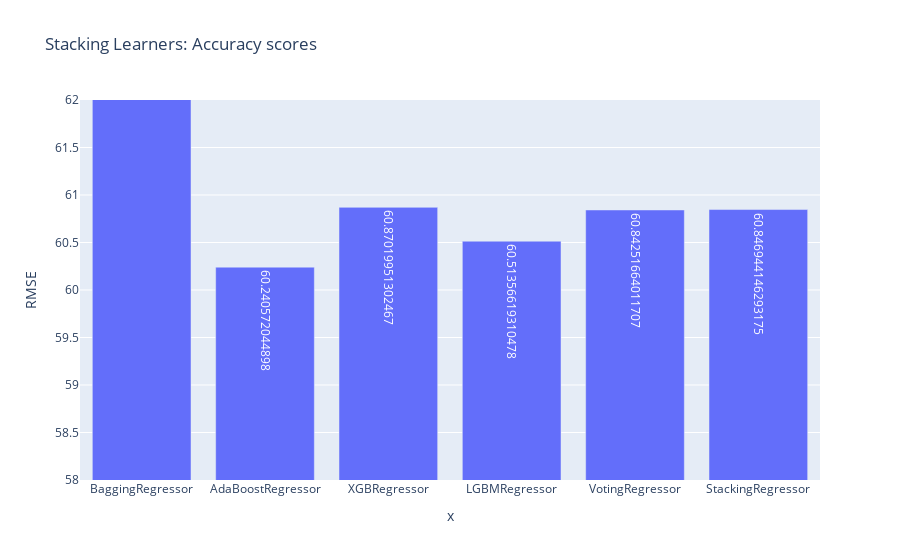

Notebook cell for this chart:
### Code cell
regression_models = [model_name for model_name, model in models_cv]
fig = px.bar(x=regression_models, y = accuracy_scores_regression, 
        title='Stacking Learners: Accuracy scores', text= accuracy_scores_regression)
fig.update_layout( yaxis_title="RMSE", yaxis_range=[58, 62])

### Figure 1 — Plotly figure (JSON) as saved in the notebook; plotly's stock layout.template omitted (floating-point values rounded to 4 significant figures)
{"data": [{"alignmentgroup": "True", "hovertemplate": "x=%{x}<br>y=%{y}<br>text=%{text}<extra></extra>", "legendgroup": "", "marker": {"color": "#636efa"}, "name": "", "offsetgroup": "", "orientation": "v", "showlegend": false, "text": [64.37, 60.24, 60.87, 60.51, 60.84, 60.85], "textposition": "auto", "type": "bar", "x": ["BaggingRegressor", "AdaBoostRegressor", "XGBRegressor", "LGBMRegressor", "VotingRegressor", "StackingRegressor"], "xaxis": "x", "y": [64.37, 60.24, 60.87, 60.51, 60.84, 60.85], "yaxis": "y"}], "layout": {"barmode": "relative", "legend": {"tracegroupgap": 0}, "title": {"text": "Stacking Learners: Accuracy scores"}, "xaxis": {"anchor": "y", "domain": [0, 1], "title": {"text": "x"}}, "yaxis": {"anchor": "x", "domain": [0, 1], "range": [58, 62], "title": {"text": "RMSE"}}}}
